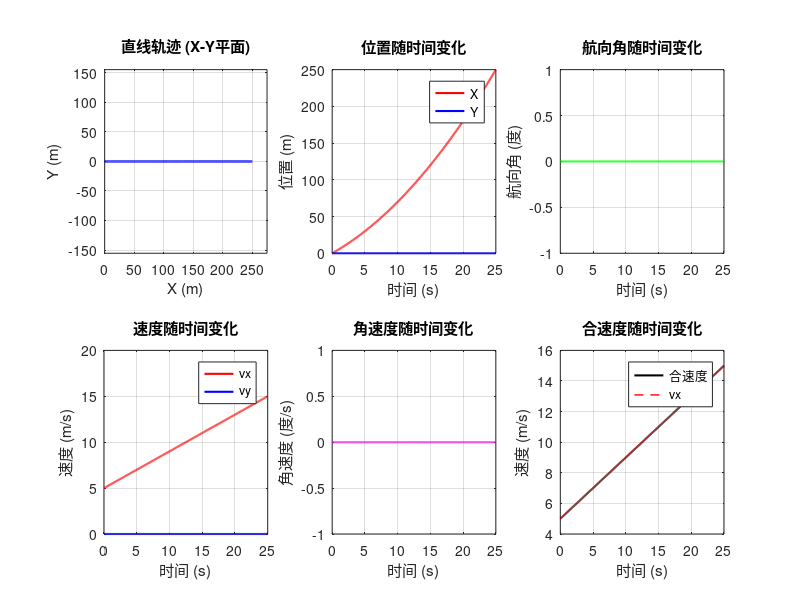

Write the MATLAB code that produced this figure. (Note: this script raises an error after producing the figure.)
% 生成直线加速参考轨迹
% 包含position和velocity字段
% position: x, y, yaw
% velocity: vx, vy, wz
% 总时长25s，采样间隔0.01s，初速度vx=5m/s

clear; clc; close all;

% 参数设置
T_total = 25;           % 总时长（秒）
dt = 0.01;              % 采样间隔（秒）
t = 0:dt:T_total;       % 时间向量
N = length(t);          % 采样点数

% 初始速度
vx0 = 5;                % 初始x方向速度（m/s）
vx_final = 15;          % 最终x方向速度（m/s）

% 加速度参数
acceleration = (vx_final - vx0) / T_total;  % x方向加速度（m/s^2）

% 初始化数组
position = struct('x', zeros(N, 1), 'y', zeros(N, 1), 'yaw', zeros(N, 1));
velocity = struct('vx', zeros(N, 1), 'vy', zeros(N, 1), 'wz', zeros(N, 1));

% 生成直线加速轨迹
for i = 1:N
    % x方向：加速运动
    % x(t) = vx0*t + 0.5*a*t^2
    position.x(i) = vx0 * t(i) + 0.5 * acceleration * t(i)^2;
    
    % y方向：保持为0（直线运动）
    position.y(i) = 0;
    
    % 航向角yaw：保持为0（沿x轴正方向）
    position.yaw(i) = 0;
    
    % x方向速度：线性加速
    velocity.vx(i) = vx0 + acceleration * t(i);
    
    % y方向速度：保持为0（直线运动）
    velocity.vy(i) = 0;
    
    % 角速度wz：保持为0（直线运动，无转向）
    velocity.wz(i) = 0;
end

% 创建参考轨迹结构体
ref_trajectory = struct();
ref_trajectory.time = t';
ref_trajectory.position = position;
ref_trajectory.velocity = velocity;

% 保存为MAT文件
save('straight_acceleration_trajectory_ref.mat', 'ref_trajectory');

% 显示轨迹信息
fprintf('直线加速参考轨迹生成完成！\n');
fprintf('总时长: %.2f 秒\n', T_total);
fprintf('采样点数: %d\n', N);
fprintf('采样频率: %.0f Hz\n', 1/dt);
fprintf('初始速度 vx: %.2f m/s\n', vx0);
fprintf('最终速度 vx: %.2f m/s\n', velocity.vx(end));
fprintf('加速度: %.2f m/s^2\n', acceleration);
fprintf('轨迹已保存到: straight_acceleration_trajectory_ref.mat\n\n');

% 绘制轨迹图
figure('Position', [100, 100, 1200, 800]);

% 子图1：x-y平面轨迹（直线）
subplot(2, 3, 1);
plot(position.x, position.y, 'b-', 'LineWidth', 2);
xlabel('X (m)');
ylabel('Y (m)');
title('直线轨迹 (X-Y平面)');
grid on;
axis equal;
xlim([0, max(position.x) * 1.1]);

% 子图2：位置随时间变化
subplot(2, 3, 2);
plot(t, position.x, 'r-', 'LineWidth', 1.5); hold on;
plot(t, position.y, 'b-', 'LineWidth', 1.5);
xlabel('时间 (s)');
ylabel('位置 (m)');
title('位置随时间变化');
legend('X', 'Y', 'Location', 'best');
grid on;

% 子图3：航向角随时间变化
subplot(2, 3, 3);
plot(t, position.yaw * 180/pi, 'g-', 'LineWidth', 1.5);
xlabel('时间 (s)');
ylabel('航向角 (度)');
title('航向角随时间变化');
grid on;
ylim([-1, 1]);

% 子图4：速度随时间变化
subplot(2, 3, 4);
plot(t, velocity.vx, 'r-', 'LineWidth', 1.5); hold on;
plot(t, velocity.vy, 'b-', 'LineWidth', 1.5);
xlabel('时间 (s)');
ylabel('速度 (m/s)');
title('速度随时间变化');
legend('vx', 'vy', 'Location', 'best');
grid on;

% 子图5：角速度随时间变化
subplot(2, 3, 5);
plot(t, velocity.wz * 180/pi, 'm-', 'LineWidth', 1.5);
xlabel('时间 (s)');
ylabel('角速度 (度/s)');
title('角速度随时间变化');
grid on;
ylim([-1, 1]);

% 子图6：合速度随时间变化（等于vx，因为vy=0）
subplot(2, 3, 6);
v_total = sqrt(velocity.vx.^2 + velocity.vy.^2);
plot(t, v_total, 'k-', 'LineWidth', 1.5); hold on;
plot(t, velocity.vx, 'r--', 'LineWidth', 1);
xlabel('时间 (s)');
ylabel('速度 (m/s)');
title('合速度随时间变化');
legend('合速度', 'vx', 'Location', 'best');
grid on;

sgtitle('直线加速参考轨迹分析', 'FontSize', 14, 'FontWeight', 'bold');

% 显示前10个数据点
fprintf('前10个参考轨迹点:\n');
fprintf('时间(s)\t\tX(m)\t\tY(m)\t\tYaw(deg)\tvx(m/s)\t\tvy(m/s)\twz(deg/s)\n');
fprintf('----------------------------------------------------------------------------\n');
for i = 1:min(10, N)
    fprintf('%.2f\t\t%.4f\t\t%.4f\t\t%.2f\t\t%.4f\t\t%.4f\t\t%.2f\n', ...
        t(i), position.x(i), position.y(i), position.yaw(i)*180/pi, ...
        velocity.vx(i), velocity.vy(i), velocity.wz(i)*180/pi);
end

% 显示最后10个数据点
fprintf('\n最后10个参考轨迹点:\n');
fprintf('时间(s)\t\tX(m)\t\tY(m)\t\tYaw(deg)\tvx(m/s)\t\tvy(m/s)\twz(deg/s)\n');
fprintf('----------------------------------------------------------------------------\n');
for i = max(1, N-9):N
    fprintf('%.2f\t\t%.4f\t\t%.4f\t\t%.2f\t\t%.4f\t\t%.4f\t\t%.2f\n', ...
        t(i), position.x(i), position.y(i), position.yaw(i)*180/pi, ...
        velocity.vx(i), velocity.vy(i), velocity.wz(i)*180/pi);
end

fprintf('\n轨迹生成完成！\n');
